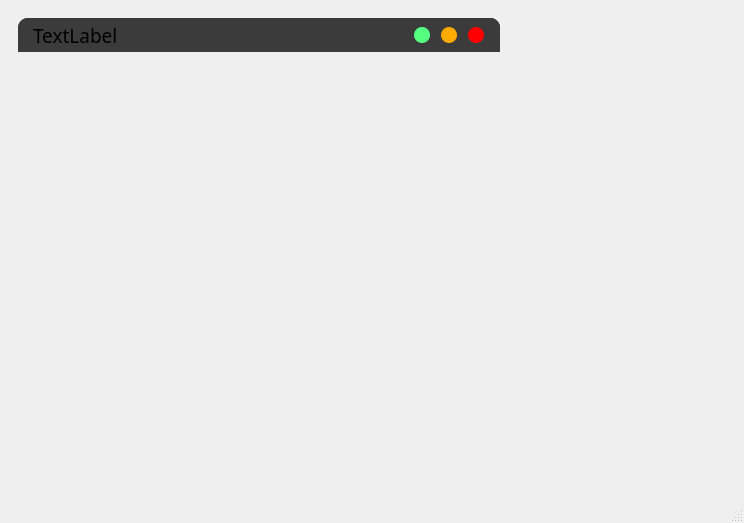
<?xml version="1.0" encoding="UTF-8"?>
<ui version="4.0">
 <class>MainWindow</class>
 <widget class="QMainWindow" name="MainWindow">
  <property name="geometry">
   <rect>
    <x>0</x>
    <y>0</y>
    <width>744</width>
    <height>523</height>
   </rect>
  </property>
  <property name="windowTitle">
   <string>MainWindow</string>
  </property>
  <widget class="QWidget" name="centralwidget">
   <layout class="QVBoxLayout" name="verticalLayout">
    <item>
     <widget class="QWidget" name="widget" native="true">
      <layout class="QVBoxLayout" name="verticalLayout_2">
       <item>
        <widget class="QWidget" name="TitleBar" native="true">
         <property name="minimumSize">
          <size>
           <width>482</width>
           <height>25</height>
          </size>
         </property>
         <property name="maximumSize">
          <size>
           <width>482</width>
           <height>16777215</height>
          </size>
         </property>
         <property name="styleSheet">
          <string notr="true">background-color:rgb(59,59,59);
border-top-left-radius: 10px;
border-top-right-radius: 10px;</string>
         </property>
         <layout class="QHBoxLayout" name="horizontalLayout">
          <property name="leftMargin">
           <number>0</number>
          </property>
          <property name="topMargin">
           <number>0</number>
          </property>
          <property name="rightMargin">
           <number>0</number>
          </property>
          <property name="bottomMargin">
           <number>0</number>
          </property>
          <item>
           <widget class="QWidget" name="widget_4" native="true">
            <property name="minimumSize">
             <size>
              <width>482</width>
              <height>0</height>
             </size>
            </property>
            <layout class="QHBoxLayout" name="horizontalLayout_2">
             <property name="spacing">
              <number>0</number>
             </property>
             <property name="leftMargin">
              <number>15</number>
             </property>
             <property name="topMargin">
              <number>0</number>
             </property>
             <property name="rightMargin">
              <number>0</number>
             </property>
             <property name="bottomMargin">
              <number>0</number>
             </property>
             <item>
              <widget class="QLabel" name="label">
               <property name="font">
                <font>
                 <family>Poppins Medium</family>
                 <pointsize>14</pointsize>
                </font>
               </property>
               <property name="styleSheet">
                <string notr="true">border-radius-top-left: 10px;
</string>
               </property>
               <property name="text">
                <string>TextLabel</string>
               </property>
              </widget>
             </item>
             <item>
              <widget class="QWidget" name="widget_5" native="true">
               <property name="maximumSize">
                <size>
                 <width>100</width>
                 <height>16777215</height>
                </size>
               </property>
               <property name="styleSheet">
                <string notr="true">#QPushButton{
	border: none;
	border-radius: 8px;
}
#QPushButton:hover{
	background-color: rgba(85, 255, 127,150);
}
</string>
               </property>
               <layout class="QHBoxLayout" name="horizontalLayout_3">
                <item>
                 <widget class="QPushButton" name="pushButton">
                  <property name="minimumSize">
                   <size>
                    <width>16</width>
                    <height>16</height>
                   </size>
                  </property>
                  <property name="maximumSize">
                   <size>
                    <width>16</width>
                    <height>16</height>
                   </size>
                  </property>
                  <property name="styleSheet">
                   <string notr="true">QPushButton{
	border: none;
	border-radius: 8px;
	background-color:rgb(85,255,127)
}
QPushButton:hover{
	
	background-color: rgba(85, 255, 127, 150);
}
</string>
                  </property>
                  <property name="text">
                   <string/>
                  </property>
                 </widget>
                </item>
                <item>
                 <widget class="QPushButton" name="pushButton_3">
                  <property name="minimumSize">
                   <size>
                    <width>16</width>
                    <height>16</height>
                   </size>
                  </property>
                  <property name="maximumSize">
                   <size>
                    <width>16</width>
                    <height>16</height>
                   </size>
                  </property>
                  <property name="styleSheet">
                   <string notr="true">QPushButton{
	border: none;
	border-radius: 8px;
	
	background-color: rgb(255, 170, 0);
}
QPushButton:hover{
	
	
	background-color: rgba(255, 170, 0, 150);
}
</string>
                  </property>
                  <property name="text">
                   <string/>
                  </property>
                 </widget>
                </item>
                <item>
                 <widget class="QPushButton" name="pushButton_4">
                  <property name="minimumSize">
                   <size>
                    <width>16</width>
                    <height>16</height>
                   </size>
                  </property>
                  <property name="maximumSize">
                   <size>
                    <width>16</width>
                    <height>16</height>
                   </size>
                  </property>
                  <property name="styleSheet">
                   <string notr="true">QPushButton{
	border: none;
	border-radius: 8px;
	
	background-color: rgb(255, 0, 0);
}
QPushButton:hover{
	
	
	background-color: rgba(255, 0, 0, 150);
}
</string>
                  </property>
                  <property name="text">
                   <string/>
                  </property>
                 </widget>
                </item>
               </layout>
              </widget>
             </item>
            </layout>
           </widget>
          </item>
         </layout>
        </widget>
       </item>
       <item>
        <widget class="QWidget" name="widget_3" native="true">
         <property name="sizePolicy">
          <sizepolicy hsizetype="Expanding" vsizetype="Expanding">
           <horstretch>0</horstretch>
           <verstretch>0</verstretch>
          </sizepolicy>
         </property>
        </widget>
       </item>
      </layout>
     </widget>
    </item>
   </layout>
  </widget>
  <widget class="QStatusBar" name="statusbar"/>
 </widget>
 <resources/>
 <connections/>
</ui>
